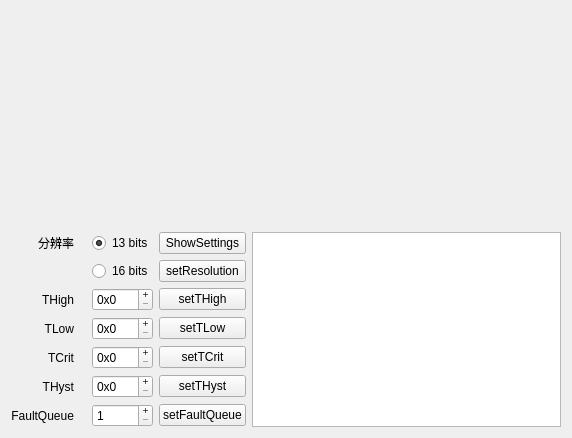
<?xml version="1.0" encoding="UTF-8"?>
<ui version="4.0">
 <class>MplMainWindow</class>
 <widget class="QWidget" name="MplMainWindow">
  <property name="geometry">
   <rect>
    <x>0</x>
    <y>0</y>
    <width>572</width>
    <height>438</height>
   </rect>
  </property>
  <property name="sizePolicy">
   <sizepolicy hsizetype="Expanding" vsizetype="Expanding">
    <horstretch>0</horstretch>
    <verstretch>0</verstretch>
   </sizepolicy>
  </property>
  <property name="focusPolicy">
   <enum>Qt::TabFocus</enum>
  </property>
  <property name="windowTitle">
   <string>ADT7410</string>
  </property>
  <layout class="QGridLayout" name="gridLayout">
   <item row="0" column="0" colspan="6">
    <widget class="MplWidget" name="mplfigure" native="true"/>
   </item>
   <item row="7" column="0">
    <widget class="QLabel" name="label_5">
     <property name="text">
      <string>THyst</string>
     </property>
     <property name="alignment">
      <set>Qt::AlignRight|Qt::AlignTrailing|Qt::AlignVCenter</set>
     </property>
    </widget>
   </item>
   <item row="5" column="0">
    <widget class="QLabel" name="label_3">
     <property name="text">
      <string>TLow</string>
     </property>
     <property name="alignment">
      <set>Qt::AlignRight|Qt::AlignTrailing|Qt::AlignVCenter</set>
     </property>
    </widget>
   </item>
   <item row="6" column="3">
    <widget class="QSpinBox" name="spinBox_tcrit">
     <property name="readOnly">
      <bool>false</bool>
     </property>
     <property name="buttonSymbols">
      <enum>QAbstractSpinBox::PlusMinus</enum>
     </property>
     <property name="specialValueText">
      <string/>
     </property>
     <property name="accelerated">
      <bool>false</bool>
     </property>
     <property name="suffix">
      <string/>
     </property>
     <property name="prefix">
      <string>0x</string>
     </property>
     <property name="maximum">
      <number>100</number>
     </property>
     <property name="singleStep">
      <number>1</number>
     </property>
     <property name="value">
      <number>0</number>
     </property>
     <property name="displayIntegerBase">
      <number>16</number>
     </property>
    </widget>
   </item>
   <item row="4" column="3">
    <widget class="QSpinBox" name="spinBox_thigh">
     <property name="readOnly">
      <bool>false</bool>
     </property>
     <property name="buttonSymbols">
      <enum>QAbstractSpinBox::PlusMinus</enum>
     </property>
     <property name="specialValueText">
      <string/>
     </property>
     <property name="accelerated">
      <bool>false</bool>
     </property>
     <property name="suffix">
      <string/>
     </property>
     <property name="prefix">
      <string>0x</string>
     </property>
     <property name="maximum">
      <number>60</number>
     </property>
     <property name="singleStep">
      <number>1</number>
     </property>
     <property name="value">
      <number>0</number>
     </property>
     <property name="displayIntegerBase">
      <number>16</number>
     </property>
    </widget>
   </item>
   <item row="8" column="0">
    <widget class="QLabel" name="label_6">
     <property name="text">
      <string>FaultQueue</string>
     </property>
     <property name="alignment">
      <set>Qt::AlignRight|Qt::AlignTrailing|Qt::AlignVCenter</set>
     </property>
    </widget>
   </item>
   <item row="4" column="0">
    <widget class="QLabel" name="label_2">
     <property name="text">
      <string>THigh</string>
     </property>
     <property name="alignment">
      <set>Qt::AlignRight|Qt::AlignTrailing|Qt::AlignVCenter</set>
     </property>
    </widget>
   </item>
   <item row="6" column="4">
    <widget class="QPushButton" name="pushButton_settcrit">
     <property name="text">
      <string>setTCrit</string>
     </property>
    </widget>
   </item>
   <item row="8" column="4">
    <widget class="QPushButton" name="pushButton_setfaultqueue">
     <property name="text">
      <string>setFaultQueue</string>
     </property>
    </widget>
   </item>
   <item row="4" column="4">
    <widget class="QPushButton" name="pushButton_setthigt">
     <property name="text">
      <string>setTHigh</string>
     </property>
    </widget>
   </item>
   <item row="8" column="3">
    <widget class="QSpinBox" name="spinBox_faultqueue">
     <property name="readOnly">
      <bool>false</bool>
     </property>
     <property name="buttonSymbols">
      <enum>QAbstractSpinBox::PlusMinus</enum>
     </property>
     <property name="specialValueText">
      <string/>
     </property>
     <property name="accelerated">
      <bool>false</bool>
     </property>
     <property name="suffix">
      <string/>
     </property>
     <property name="prefix">
      <string/>
     </property>
     <property name="minimum">
      <number>1</number>
     </property>
     <property name="maximum">
      <number>4</number>
     </property>
     <property name="singleStep">
      <number>1</number>
     </property>
     <property name="value">
      <number>1</number>
     </property>
     <property name="displayIntegerBase">
      <number>10</number>
     </property>
    </widget>
   </item>
   <item row="2" column="0">
    <widget class="QLabel" name="label">
     <property name="text">
      <string>分辨率</string>
     </property>
     <property name="alignment">
      <set>Qt::AlignRight|Qt::AlignTrailing|Qt::AlignVCenter</set>
     </property>
    </widget>
   </item>
   <item row="3" column="4">
    <widget class="QPushButton" name="pushButton_setResolution">
     <property name="text">
      <string>setResolution</string>
     </property>
    </widget>
   </item>
   <item row="7" column="4">
    <widget class="QPushButton" name="pushButton_setthyst">
     <property name="text">
      <string>setTHyst</string>
     </property>
    </widget>
   </item>
   <item row="5" column="3">
    <widget class="QSpinBox" name="spinBox_tlow">
     <property name="readOnly">
      <bool>false</bool>
     </property>
     <property name="buttonSymbols">
      <enum>QAbstractSpinBox::PlusMinus</enum>
     </property>
     <property name="specialValueText">
      <string/>
     </property>
     <property name="accelerated">
      <bool>false</bool>
     </property>
     <property name="suffix">
      <string/>
     </property>
     <property name="prefix">
      <string>0x</string>
     </property>
     <property name="maximum">
      <number>10</number>
     </property>
     <property name="singleStep">
      <number>1</number>
     </property>
     <property name="value">
      <number>0</number>
     </property>
     <property name="displayIntegerBase">
      <number>16</number>
     </property>
    </widget>
   </item>
   <item row="7" column="3">
    <widget class="QSpinBox" name="spinBox_thyst">
     <property name="readOnly">
      <bool>false</bool>
     </property>
     <property name="buttonSymbols">
      <enum>QAbstractSpinBox::PlusMinus</enum>
     </property>
     <property name="specialValueText">
      <string/>
     </property>
     <property name="accelerated">
      <bool>false</bool>
     </property>
     <property name="suffix">
      <string/>
     </property>
     <property name="prefix">
      <string>0x</string>
     </property>
     <property name="maximum">
      <number>15</number>
     </property>
     <property name="singleStep">
      <number>1</number>
     </property>
     <property name="value">
      <number>0</number>
     </property>
     <property name="displayIntegerBase">
      <number>16</number>
     </property>
    </widget>
   </item>
   <item row="5" column="4">
    <widget class="QPushButton" name="pushButton_settlow">
     <property name="text">
      <string>setTLow</string>
     </property>
    </widget>
   </item>
   <item row="2" column="4">
    <widget class="QPushButton" name="pushButton_showsettings">
     <property name="text">
      <string>ShowSettings</string>
     </property>
    </widget>
   </item>
   <item row="6" column="0">
    <widget class="QLabel" name="label_4">
     <property name="text">
      <string>TCrit</string>
     </property>
     <property name="alignment">
      <set>Qt::AlignRight|Qt::AlignTrailing|Qt::AlignVCenter</set>
     </property>
    </widget>
   </item>
   <item row="3" column="3">
    <widget class="QRadioButton" name="radioButton_16bits">
     <property name="text">
      <string>16 bits</string>
     </property>
     <property name="checked">
      <bool>false</bool>
     </property>
    </widget>
   </item>
   <item row="2" column="3">
    <widget class="QRadioButton" name="radioButton_13bits">
     <property name="text">
      <string>13 bits</string>
     </property>
     <property name="checked">
      <bool>true</bool>
     </property>
    </widget>
   </item>
   <item row="2" column="5" rowspan="7">
    <widget class="QPlainTextEdit" name="textEdit_log">
     <property name="readOnly">
      <bool>true</bool>
     </property>
    </widget>
   </item>
  </layout>
 </widget>
 <customwidgets>
  <customwidget>
   <class>MplWidget</class>
   <extends>QWidget</extends>
   <header>mplwidget</header>
   <container>1</container>
  </customwidget>
 </customwidgets>
 <resources/>
 <connections/>
</ui>
